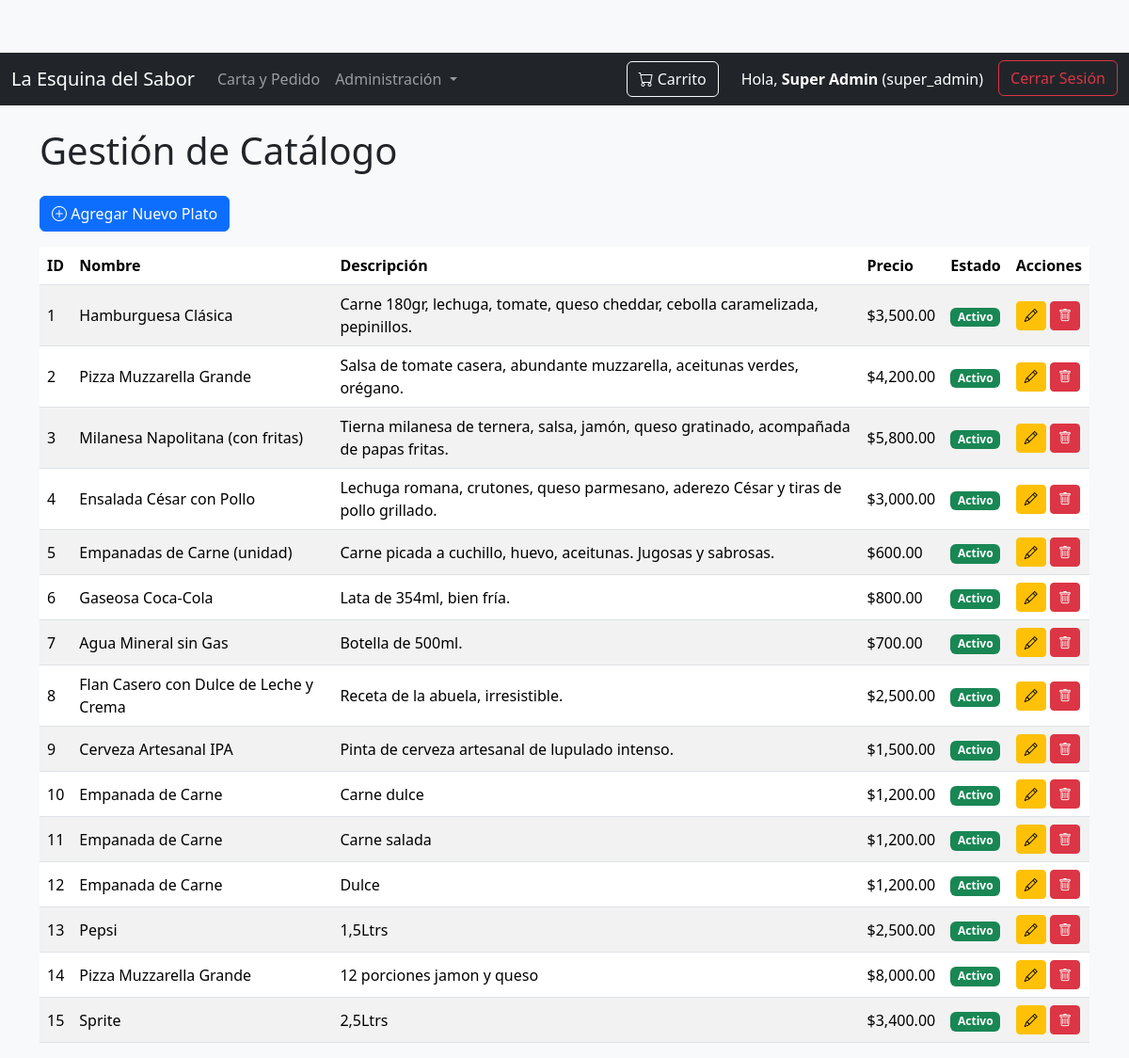
Screenshot of /gestion/catalogo (signed in) with the database file from the repository.
### tables this page shows
CREATE TABLE roles (
            id_rol INTEGER PRIMARY KEY AUTOINCREMENT,
            nombre_rol TEXT NOT NULL UNIQUE
        );

CREATE TABLE platos (
            id_plato INTEGER PRIMARY KEY AUTOINCREMENT,
            nombre TEXT NOT NULL,
            descripcion TEXT,
            precio REAL NOT NULL,
            activo INTEGER DEFAULT 1,
            id_empresa INTEGER, rubro TEXT,
            FOREIGN KEY(id_empresa) REFERENCES empresas(id_empresa)
        );

### app.py (the view)
@app.route('/gestion/catalogo')
@login_required
def gestion_catalogo():
    if not (current_user.has_role('super_admin') or current_user.has_role('admin_empresa') or current_user.has_role('empleado')):
        flash("No tienes permiso para acceder a esta página.", "danger")
        return redirect(url_for('index'))
    conn = conectar_db()
    cursor = conn.cursor()
    base_query = "SELECT id_plato, nombre, descripcion, precio, activo, id_empresa, rubro FROM platos"
    where_conditions, query_params = get_company_filter_conditions_and_params()
    final_query_parts = [base_query]
    if where_conditions:
        final_query_parts.append("WHERE " + " AND ".join(where_conditions))
    final_query_parts.append("ORDER BY id_plato ASC")
    final_query = " ".join(final_query_parts)
    cursor.execute(final_query, query_params)
    platos = cursor.fetchall()
    conn.close()
    return render_template('gestion_catalogo.html', platos=platos)

### app.py (called while the page is built, shortened)
def conectar_db():
    conn = sqlite3.connect(DB_NAME)
    conn.row_factory = sqlite3.Row # Permite acceder a las columnas por nombre
    return conn

@login_manager.user_loader
def load_user(user_id):
    conn = conectar_db()
    cursor = conn.cursor()
    cursor.execute("""
        SELECT u.id_usuario, u.email, u.password, u.nombre, u.apellido,
               u.id_rol, u.id_empresa, u.activo, u.primer_login_requerido,
               r.nombre_rol
        FROM usuarios u
        JOIN roles r ON u.id_rol = r.id_rol
        WHERE u.id_usuario = ?
    """, (user_id,))
    user_data = cursor.fetchone()
    conn.close()
    if user_data:
        return Usuario(
            user_data['id_usuario'],
            user_data['email'],
            user_data['password'],
            user_data['nombre'],
            user_data['apellido'],
            user_data['id_rol'],
            user_data['id_empresa'],
            user_data['activo'],
            user_data['primer_login_requerido'],
            user_data['nombre_rol']
        )
    return None

def get_company_filter_conditions_and_params(table_alias=''):
    conditions = []
    params = []
    return conditions, params

    def get_full_name(self):
        return f"{self.nombre} {self.apellido}"

    def has_role(self, role_name):
        return self.nombre_rol == role_name

### templates/gestion_catalogo.html (shortened to what this page needs)
{% extends "base.html" %}
{% block content %}
    <h1 class="mb-4">Gestión de Catálogo</h1>
    <a href="{{ url_for('agregar_plato') }}" class="btn btn-primary mb-3"><i class="bi bi-plus-circle"></i> Agregar Nuevo Plato</a>
    <div class="table-responsive">
        <table class="table table-striped table-hover align-middle">
            <thead>
                <tr>
                    <th>ID</th>
                    <th>Nombre</th>
                    <th>Descripción</th>
                    <th>Precio</th>
                    <th>Estado</th>
                    <th>Acciones</th>
                </tr>
            </thead>
            <tbody>
                {% for plato in platos %}
                <tr>
                    <td>{{ plato.id_plato }}</td>
                    <td>{{ plato.nombre }}</td>
                    <td>{{ plato.descripcion }}</td>
                    <td>${{ "{:,.2f}".format(plato.precio) }}</td>
                    <td>
                        <span class="badge {% if plato.activo %}bg-success{% else %}bg-secondary{% endif %}">
                            {{ "Activo" if plato.activo else "Inactivo" }}
                        </span>
                    </td>
                    <td>
                        <a href="{{ url_for('editar_plato', id_plato=plato.id_plato) }}" class="btn btn-warning btn-sm" title="Editar Plato"><i class="bi bi-pencil"></i></a>
                        {% if plato.activo %}
                            <form action="{{ url_for('eliminar_plato', id_plato=plato.id_plato) }}" method="POST" class="d-inline">
                                <button type="submit" class="btn btn-danger btn-sm" title="Inactivar Plato" onclick="return confirm('¿Está seguro de que desea inactivar el plato \'{{ plato.nombre }}\'?')"><i class="bi bi-trash"></i></button>
                            </form>
                        {% endif %}
                    </td>
                </tr>
                {% else %}
                <tr>
                    <td colspan="6" class="text-center text-muted">No hay platos registrados.</td>
                </tr>
                {% endfor %}
            </tbody>
        </table>
    </div>
{% endblock %}

### templates/base.html (shortened to what this page needs)
<!doctype html>
<html lang="es">
<head>
    <link href="https://cdn.jsdelivr.net/npm/bootstrap@5.3.3/dist/css/bootstrap.min.css" rel="stylesheet">
    <link rel="stylesheet" href="https://cdn.jsdelivr.net/npm/bootstrap-icons@1.11.3/font/bootstrap-icons.min.css">
    <link rel="stylesheet" href="{{ url_for('static', filename='css/style.css') }}">
</head>
<body>
    <nav class="navbar navbar-expand-lg navbar-dark bg-dark">
        <div class="container-fluid">
            <a class="navbar-brand" href="{{ url_for('index') }}">La Esquina del Sabor</a>
            <div class="collapse navbar-collapse" id="navbarNav">
                <ul class="navbar-nav me-auto mb-2 mb-lg-0">
                    <li class="nav-item">
                        <a class="nav-link" href="{{ url_for('hacer_pedido') }}">Carta y Pedido</a>
                    </li>
                    {% if current_user.is_authenticated and (current_user.has_role('super_admin') or current_user.has_role('admin_empresa') or current_user.has_role('empleado')) %}
                        <li class="nav-item dropdown">
                            <a class="nav-link dropdown-toggle" href="#" id="navbarDropdownAdmin" role="button" data-bs-toggle="dropdown" aria-expanded="false">
                                Administración
                            </a>
                        </li>
                    {% endif %}
                </ul>
                <div class="d-flex align-items-center">
                    <a class="btn btn-outline-light position-relative me-3" href="{{ url_for('hacer_pedido') }}">
                        <i class="bi bi-cart"></i> Carrito
                    </a>
                    <ul class="navbar-nav">
                        {% if current_user.is_authenticated %}
                            <li class="nav-item me-2">
                                <span class="nav-link text-white">Hola, <strong>{{ current_user.get_full_name() }}</strong> ({{ current_user.nombre_rol }})</span>
                            </li>
                            <li class="nav-item">
                                <a class="btn btn-outline-danger" href="{{ url_for('logout') }}">Cerrar Sesión</a>
                            </li>
                        {% else %}
                            <li class="nav-item">
                                <a class="btn btn-outline-success" href="{{ url_for('login') }}">Iniciar Sesión</a>
                            </li>
                        {% endif %}
                    </ul>
                </div>
            </div>
        </div>
    </nav>
    <div class="container mt-4">
        {% block content %}{% endblock %}
    </div>
</body>
</html>

### static/css/style.css (style rules this page uses)
body { padding-top: 56px; background-color: #f8f9fa; }

### rows the page displays
roles: nombre_rol "super_admin"
platos: id_plato "1", nombre "Hamburguesa Clásica", descripcion "Carne 180gr, lechuga, tomate, queso cheddar, cebolla caramelizada, pepinillos.", precio "3,500.00", activo "Activo"
platos: id_plato "2", nombre "Pizza Muzzarella Grande", descripcion "Salsa de tomate casera, abundante muzzarella, aceitunas verdes, orégano.", precio "4,200.00", activo "Activo"
platos: id_plato "3", nombre "Milanesa Napolitana (con fritas)", descripcion "Tierna milanesa de ternera, salsa, jamón, queso gratinado, acompañada de papas fritas.", precio "5,800.00", activo "Activo"
platos: id_plato "4", nombre "Ensalada César con Pollo", descripcion "Lechuga romana, crutones, queso parmesano, aderezo César y tiras de pollo grillado.", precio "3,000.00", activo "Activo"
platos: id_plato "5", nombre "Empanadas de Carne (unidad)", descripcion "Carne picada a cuchillo, huevo, aceitunas. Jugosas y sabrosas.", precio "600.00", activo "Activo"
platos: id_plato "6", nombre "Gaseosa Coca-Cola", descripcion "Lata de 354ml, bien fría.", precio "800.00", activo "Activo"
platos: id_plato "7", nombre "Agua Mineral sin Gas", descripcion "Botella de 500ml.", precio "700.00", activo "Activo"
platos: id_plato "8", nombre "Flan Casero con Dulce de Leche y Crema", descripcion "Receta de la abuela, irresistible.", precio "2,500.00", activo "Activo"
platos: id_plato "9", nombre "Cerveza Artesanal IPA", descripcion "Pinta de cerveza artesanal de lupulado intenso.", precio "1,500.00", activo "Activo"
platos: id_plato "10", nombre "Empanada de Carne", descripcion "Carne dulce", precio "1,200.00", activo "Activo"
platos: id_plato "11", nombre "Empanada de Carne", descripcion "Carne salada", precio "1,200.00", activo "Activo"
platos: id_plato "12", nombre "Empanada de Carne", descripcion "Dulce", precio "1,200.00", activo "Activo"
platos: id_plato "13", nombre "Pepsi", descripcion "1,5Ltrs", precio "2,500.00", activo "Activo"
platos: id_plato "14", nombre "Pizza Muzzarella Grande", descripcion "12 porciones jamon y queso", precio "8,000.00", activo "Activo"
platos: id_plato "15", nombre "Sprite", descripcion "2,5Ltrs", precio "3,400.00", activo "Activo"

### other values shown
{{ current_user.get_full_name() }} "Super Admin"
